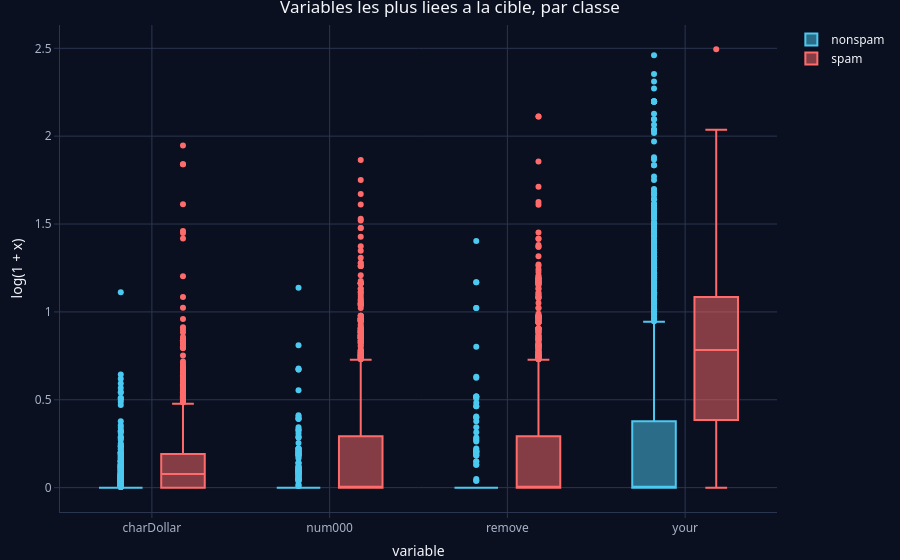

This figure's notebook cell:
### Code cell
# Distribution par classe des 4 variables les plus liees a la cible (log(1+x) a cause de l'asymetrie)
vars <- names(top)[1:4]
long <- data.frame(variable = rep(vars, each = nrow(X)),
                   valeur   = log1p(unlist(X[vars])),
                   classe   = rep(y, times = length(vars)))
plot_ly(long, x = ~variable, y = ~valeur, color = ~classe, colors = c(pick_color(0), pick_color(1)),
        type = "box") %>%
  layout(boxmode = "group", title = "Variables les plus liees a la cible, par classe",
         yaxis = list(title = "log(1 + x)")) %>%
  apply_dark_theme()

### Figure 1 — Plotly figure (JSON) as saved in the notebook; plotly's stock layout.template omitted (floating-point values rounded to 4 significant figures; data arrays with more than 128 entries replaced by an {"elided": "..."} marker saying what was removed)
{"data": [{"fillcolor": "rgba(76,201,240,0.5)", "line": {"color": "rgba(76,201,240,1)"}, "marker": {"color": "rgba(76,201,240,1)", "line": {"color": "rgba(76,201,240,1)"}}, "name": "nonspam", "type": "box", "x": {"elided": "11152 str values"}, "xaxis": "x", "y": {"elided": "11152 float values"}, "yaxis": "y"}, {"fillcolor": "rgba(255,107,107,0.5)", "line": {"color": "rgba(255,107,107,1)"}, "marker": {"color": "rgba(255,107,107,1)", "line": {"color": "rgba(255,107,107,1)"}}, "name": "spam", "type": "box", "x": {"elided": "7252 str values"}, "xaxis": "x", "y": {"elided": "7252 float values"}, "yaxis": "y"}], "layout": {"boxmode": "group", "colorway": ["#4cc9f0", "#ff6b6b", "#ffd166", "#80ed99", "#c77dff", "#f4a261", "#90e0ef", "#e9c46a"], "font": {"color": "#f3f6fb", "family": "Segoe UI, Arial"}, "hoverlabel": {"bgcolor": "#121a2b", "font": {"color": "#f3f6fb"}}, "hovermode": "closest", "legend": {"bgcolor": "rgba(0,0,0,0)", "font": {"color": "#f3f6fb"}}, "margin": {"b": 40, "l": 60, "r": 10, "t": 25}, "paper_bgcolor": "#0b1020", "plot_bgcolor": "#0b1020", "showlegend": true, "title": "Variables les plus liees a la cible, par classe", "xaxis": {"automargin": true, "categoryarray": ["charDollar", "num000", "remove", "your"], "categoryorder": "array", "domain": [0, 1], "gridcolor": "#2a3550", "linecolor": "#2a3550", "tickcolor": "#2a3550", "tickfont": {"color": "#a8b3c7"}, "title": "variable", "type": "category", "zerolinecolor": "#2a3550"}, "yaxis": {"automargin": true, "domain": [0, 1], "gridcolor": "#2a3550", "linecolor": "#2a3550", "tickcolor": "#2a3550", "tickfont": {"color": "#a8b3c7"}, "title": "log(1 + x)", "zerolinecolor": "#2a3550"}}}
